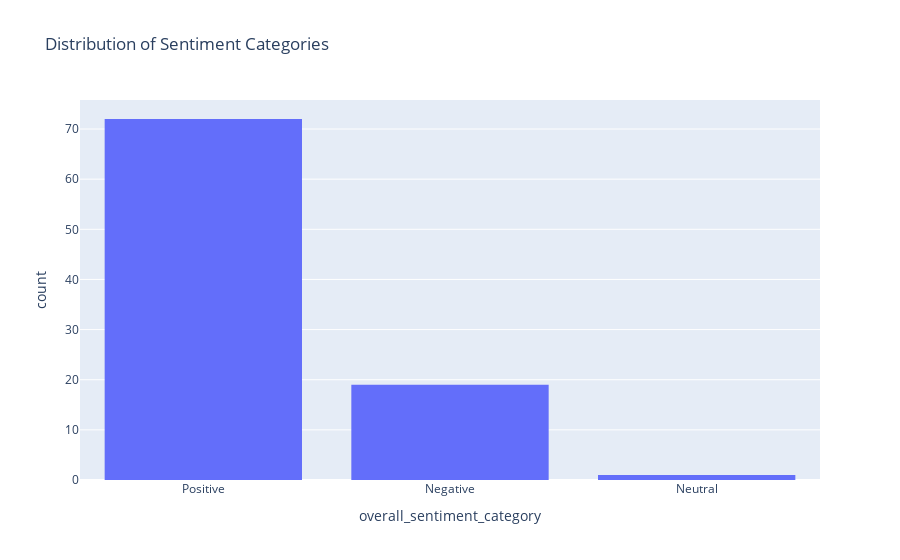

Write notebook code for a chart like this one.
### Markdown cell above
## Visualization

### Code cell
# Visualization: Distribution of Sentiment Categories
fig = px.histogram(reviews_df, x='overall_sentiment_category', title='Distribution of Sentiment Categories')
fig.update_layout(bargap=0.2)
fig.show()

### Figure 1 — Plotly figure (JSON) as saved in the notebook; plotly's stock layout.template omitted (floating-point values rounded to 4 significant figures)
{"data": [{"alignmentgroup": "True", "bingroup": "x", "hovertemplate": "overall_sentiment_category=%{x}<br>count=%{y}<extra></extra>", "legendgroup": "", "marker": {"color": "#636efa", "pattern": {"shape": ""}}, "name": "", "offsetgroup": "", "orientation": "v", "showlegend": false, "type": "histogram", "x": ["Positive", "Positive", "Negative", "Positive", "Positive", "Positive", "Positive", "Positive", "Negative", "Positive", "Negative", "Negative", "Positive", "Negative", "Positive", "Positive", "Positive", "Positive", "Positive", "Positive", "Positive", "Positive", "Negative", "Positive", "Positive", "Positive", "Positive", "Positive", "Negative", "Positive", "Negative", "Negative", "Positive", "Positive", "Negative", "Positive", "Negative", "Positive", "Negative", "Positive", "Positive", "Positive", "Positive", "Negative", "Positive", "Positive", "Positive", "Positive", "Positive", "Negative", "Positive", "Positive", "Positive", "Neutral", "Positive", "Positive", "Positive", "Positive", "Positive", "Negative", "Positive", "Positive", "Positive", "Negative", "Positive", "Positive", "Positive", "Positive", "Positive", "Positive", "Negative", "Positive", "Positive", "Positive", "Positive", "Positive", "Positive", "Positive", "Positive", "Positive", "Positive", "Positive", "Positive", "Positive", "Positive", "Positive", "Positive", "Positive", "Positive", "Negative", "Negative", "Positive"], "xaxis": "x", "yaxis": "y"}], "layout": {"bargap": 0.2, "barmode": "relative", "legend": {"tracegroupgap": 0}, "title": {"text": "Distribution of Sentiment Categories"}, "xaxis": {"anchor": "y", "domain": [0, 1], "title": {"text": "overall_sentiment_category"}}, "yaxis": {"anchor": "x", "domain": [0, 1], "title": {"text": "count"}}}}
